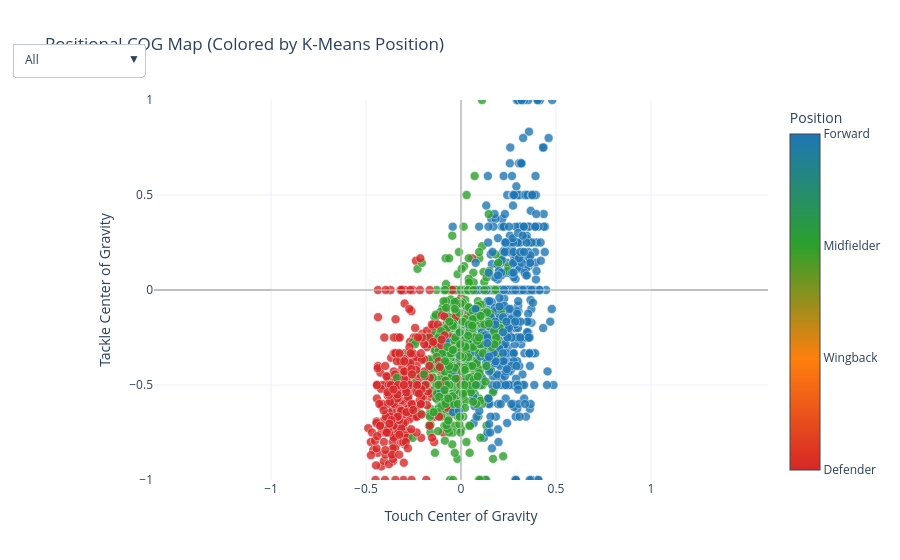

The cell this chart's notebook holds for it:
### Code cell
# Now, let's color our COG map by our new k-means positions
# Flag: position_map is defined in 1b - no redefinition needed here
df = players_filtered.copy()

df['position_numeric'] = df['kmeans_position'].map(position_map)

fig = go.Figure()
fig.add_trace(go.Scatter(
    x=df["Touch COG"], y=df["Tackle COG"], mode="markers",
    marker=dict(
        size=9, opacity=0.8,
        color=df["position_numeric"],
        colorscale=[[0, '#d62728'], [0.33, '#ff7f0e'],
                    [0.67, '#2ca02c'], [1, '#1f77b4']],
        showscale=True,
        colorbar=dict(title="Position", tickvals=[0,1,2,3],
                      ticktext=['Defender','Wingback','Midfielder','Forward']),
        cmin=0, cmax=3, line=dict(width=0.5, color='white')
    ),
    text=df["player"],
    customdata=np.stack([df["team"], df["kmeans_position"]], axis=-1),
    hovertemplate=(
        "<b>%{text}</b><br>Team: %{customdata[0]}<br>Position: %{customdata[1]}<br>"
        "Touch COG: %{x:.2f}<br>Tackle COG: %{y:.2f}<br><extra></extra>"
    ),
))

teams_unique = sorted(df["team"].unique())
buttons = [dict(label="All", method="update",
                args=[{"x": [df["Touch COG"]], "y": [df["Tackle COG"]]}])]
for t in teams_unique:
    mask = df["team"] == t
    buttons.append(dict(
        label=t, method="update",
        args=[{"x": [df.loc[mask,"Touch COG"]], "y": [df.loc[mask,"Tackle COG"]],
               "text": [df.loc[mask,"player"]],
               "customdata": [np.stack([df.loc[mask,"team"],
                                        df.loc[mask,"kmeans_position"]], axis=-1)]}]
    ))

axis_cfg = dict(range=[-1,1], tickvals=[-1,-0.5,0,0.5,1],
                zeroline=True, zerolinewidth=1, zerolinecolor="gray")
fig.update_layout(
    updatemenus=[dict(buttons=buttons, direction="down", x=0, y=1.15,
                      showactive=True, pad={"r":10})],
    title='Positional COG Map (Colored by K-Means Position)',
    xaxis=dict(title="Touch Center of Gravity", **axis_cfg),
    yaxis=dict(title="Tackle Center of Gravity", **axis_cfg, scaleanchor="x", scaleratio=1),
    template="plotly_white",
)
fig.add_shape(type="line", x0=-1, x1=1, y0=0, y1=0, line=dict(color="lightgray", width=1))
fig.add_shape(type="line", x0=0, x1=0, y0=-1, y1=1, line=dict(color="lightgray", width=1))
fig.show()
